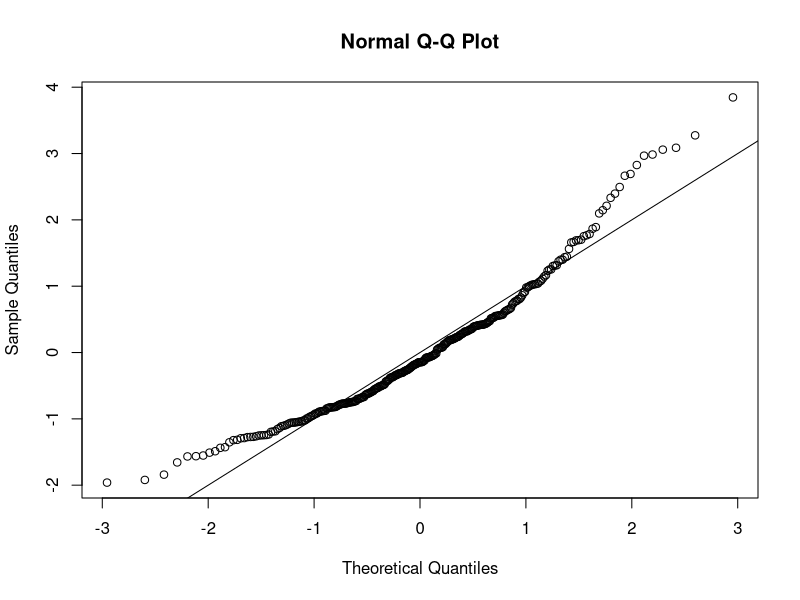
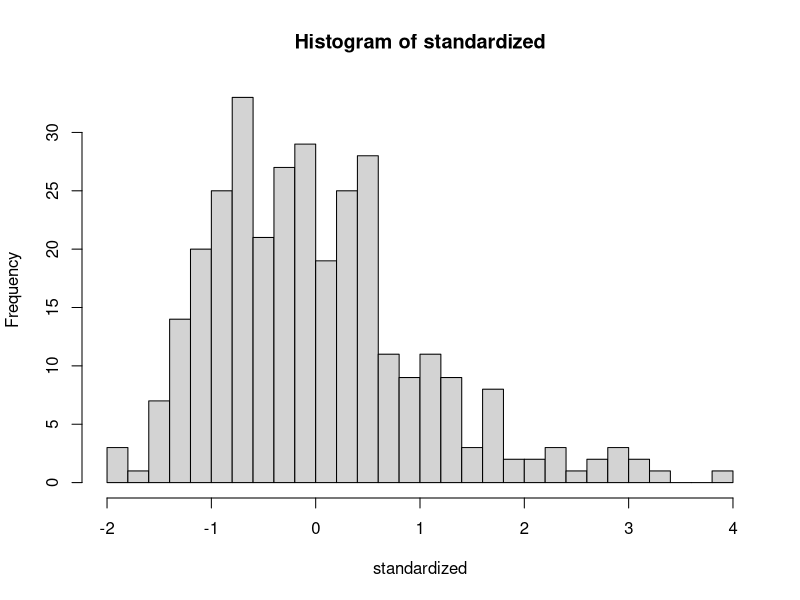
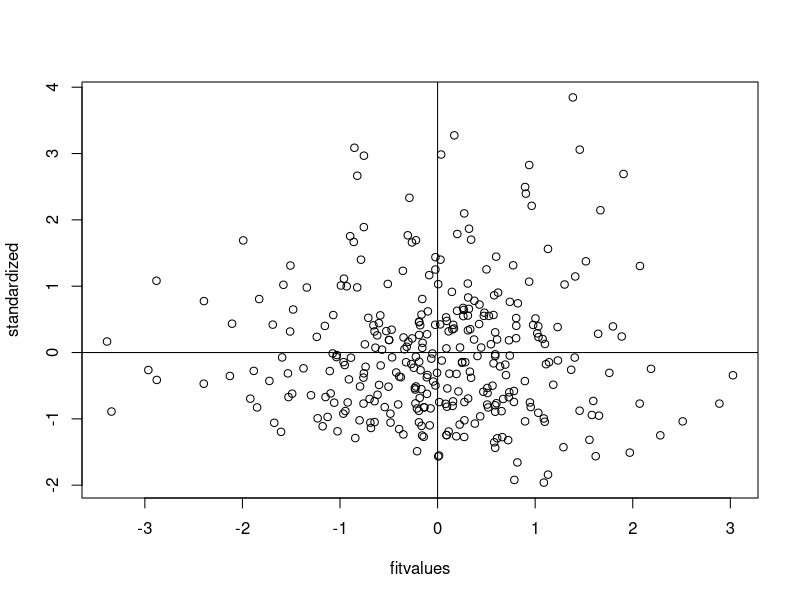

The R source for these figures, in order:
setwd("G:/GA/Scales")
master = read.csv("Meaning_Scales_SenseofCoherence_RR_RN_Paper.csv")
summary(master)

##No reverse coded items.
library(car)
master$Q57_1 = recode(master$Q57_1, "1='7'; 2='6'; 3='5'; 4='4'; 5='3'; 6='2'; 7='1'")
master$Q59_1 = recode(master$Q59_1, "1='7'; 2='6'; 3='5'; 4='4'; 5='3'; 6='2'; 7='1'")
master$Q61_1 = recode(master$Q61_1, "1='7'; 2='6'; 3='5'; 4='4'; 5='3'; 6='2'; 7='1'")
master$Q62_1 = recode(master$Q62_1, "1='7'; 2='6'; 3='5'; 4='4'; 5='3'; 6='2'; 7='1'")
master$Q63_1 = recode(master$Q63_1, "1='7'; 2='6'; 3='5'; 4='4'; 5='3'; 6='2'; 7='1'")
master$Q64_1 = recode(master$Q64_1, "1='7'; 2='6'; 3='5'; 4='4'; 5='3'; 6='2'; 7='1'")
master$Q66_1 = recode(master$Q66_1, "1='7'; 2='6'; 3='5'; 4='4'; 5='3'; 6='2'; 7='1'")
master$Q69_1 = recode(master$Q69_1, "1='7'; 2='6'; 3='5'; 4='4'; 5='3'; 6='2'; 7='1'")
master$Q70_1 = recode(master$Q70_1, "1='7'; 2='6'; 3='5'; 4='4'; 5='3'; 6='2'; 7='1'")
master$Q71_1 = recode(master$Q71_1, "1='7'; 2='6'; 3='5'; 4='4'; 5='3'; 6='2'; 7='1'")
master$Q73_1 = recode(master$Q73_1, "1='7'; 2='6'; 3='5'; 4='4'; 5='3'; 6='2'; 7='1'")
master$Q74_1 = recode(master$Q74_1, "1='7'; 2='6'; 3='5'; 4='4'; 5='3'; 6='2'; 7='1'")
master$Q77_1 = recode(master$Q77_1, "1='7'; 2='6'; 3='5'; 4='4'; 5='3'; 6='2'; 7='1'")
master$Q78_1 = recode(master$Q78_1, "1='7'; 2='6'; 3='5'; 4='4'; 5='3'; 6='2'; 7='1'")
master$Q79_1 = recode(master$Q79_1, "1='7'; 2='6'; 3='5'; 4='4'; 5='3'; 6='2'; 7='1'")
####DATA SCREENING####

##Missing Data##
library(mice)
percentmiss = function(x){ sum(is.na(x))/length(x) *100 }

##Going by rows ONLY
notypos = master
missing = apply(notypos[ , 3:31], 1, percentmiss) 
table(missing)

##Replace only the data that you should
replacepeople = notypos[ missing <= 5 , ]  
dontpeople = notypos[ missing > 5 , ]

##Figure out the columns to exclude
apply(replacepeople, 2, percentmiss)
replacecolumn = replacepeople[ , -c(1,2,32)]
dontcolumn = replacepeople[ , c(1,2,32)]

##MICE
tempnomiss = mice(replacecolumn)
nomiss = complete(tempnomiss, 1)
summary(nomiss)

##(By your powers) Combine (I am Captain Planet!)
filledin_none = cbind(dontcolumn, nomiss)
summary(filledin_none)

##Small note: When MICE is run on this project the YEAR column
##is moved from the last column to the thrid column.
##This trend is not observed with data that does not need
##to be MICE'd. All code exluding ID columns has been corrected
##for this. 
#~Hannah 

##Outliers##
##Mahal

mahal = mahalanobis(nomiss[ , -c(1:3)], 
                    colMeans(nomiss[ , -c(1:3)], na.rm = TRUE),
                    cov(nomiss[ , -c(1:3)], use="pairwise.complete.obs"))

summary(mahal)
cutoff = qchisq(.999,ncol(nomiss[ , -c(1:3)])) 
summary(mahal < cutoff)
noout = nomiss[ mahal < cutoff, ]

##Additivity: correlations
correlations = cor(noout[,-c(1:3)], use="pairwise.complete.obs")
symnum(correlations)

##Make the random stuff & exclude the ID columns 
random = rchisq(nrow(noout), 7)
fake = lm(random~., data=noout[ , -c(1:3)])

##get the linearity plot
##create the standardized residuals
standardized = rstudent(fake)
qqnorm(standardized)
abline(0,1)

##multivariate normality
hist(standardized, breaks=30)

##homogeneity and homoscedasticity
fitvalues = scale(fake$fitted.values)
plot(fitvalues, standardized) 
abline(0,0)
abline(v = 0)

##scoring (only one factor from the PDF)
SCS = rowSums(filledin_none[ , c(3:31)])
